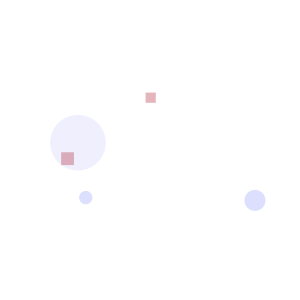
Frame 1 (no input)
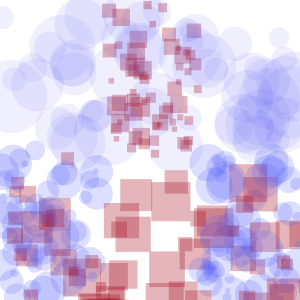
Frame 60 (the mouse pressed at the canvas centre just before this capture)
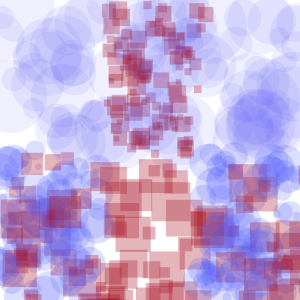
Frame 120 (the mouse held since frame 60 and released just before this capture)

The Processing sketch that drew these frames (run headless with seeded random() and noise(); from frame 60 on, the mouse is pressed at the canvas centre):

// Processing sketch: processing_36801
// ── processing_36801.pde

void setup(){
  size(300,300);
  colorMode(HSB,100);
  noStroke();
  smooth();
  background(100);
}

float count = 100;  //controls the number of shapes
float circleSize;
float rectSize;

void draw(){
  if (count > 0) {
    circleSize = random(20,75);  //limits the size of circles
    fill(66,65,98,10);
    ellipse(random(width),random(height/2), circleSize, circleSize);  //limits the location of circles to the top half of drawing
  }
    if (count > 0) {
    circleSize = random(5,40);
    fill(66,65,98,20);
    ellipse(random(0,100),random(150,300), circleSize, circleSize);  //limits the location  of circles to first third of drawing in x axis and bottom half in y axis
  }
      if (count > 0) {
    circleSize = random(5,40);
    fill(66,65,98,20);
    ellipse(random(200,300),random(150,300), circleSize, circleSize);  //limits the location of circles to last third of drawing in x axis and bottom half in y axis
  }
  
  
  if (count > 0){
    rectSize = random(10,40);  //limits the size of rectangles
   fill(98,93,65,30);
  rect(random(0,300),random(150,300),rectSize,rectSize); //limits the location of rectangles to bottom haof of drawing
  }
    if (count > 0){
    rectSize = random(5,20);
   fill(98,93,65,30);
  rect(random(100,200),random(0,150),rectSize,rectSize); //limits the location of rectangles to middle third of drawing in x axis and top half in y axis
  }
  count--;
}
